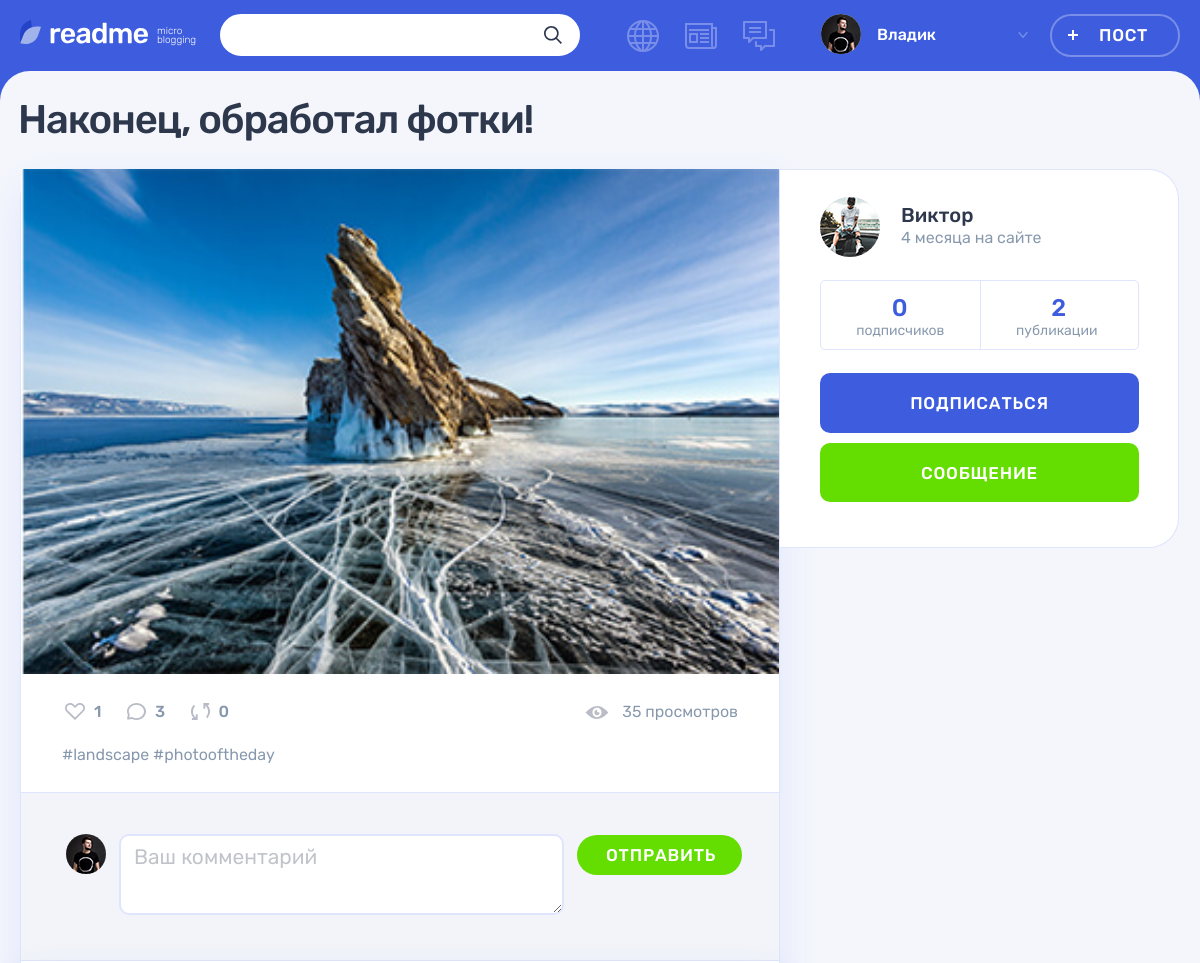
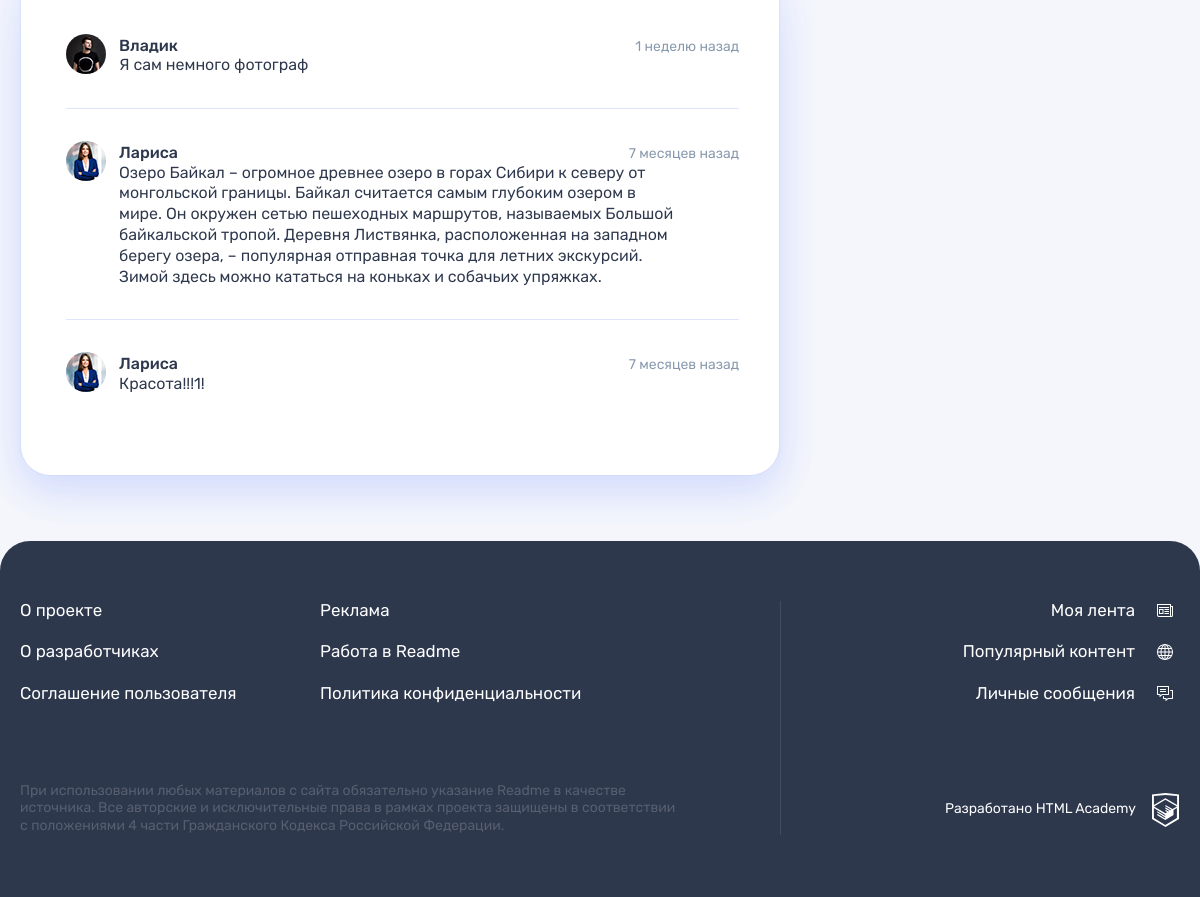
/post.php?post_id=3&show_all_comments (signed in), run on the app's committed database (2 pictures, top to bottom).
### tables this page shows
CREATE TABLE user
(
  id            INT AUTO_INCREMENT PRIMARY KEY,
  user_reg_dt   DATETIME DEFAULT CURRENT_TIMESTAMP,
  user_email    VARCHAR(128) NOT NULL UNIQUE,
  user_name     VARCHAR(64)  NOT NULL COMMENT 'имя пользователя',
  user_password CHAR(255)    NOT NULL,
  user_avatar   VARCHAR(255)
) COMMENT 'таблица зарегистрированных пользователей';

CREATE TABLE post
(
  id                INT AUTO_INCREMENT PRIMARY KEY,
  create_dt         DATETIME DEFAULT CURRENT_TIMESTAMP,
  post_header       VARCHAR(128) COMMENT 'заголовок поста',
  text_content      TEXT,
  quote_origin      VARCHAR(128) COMMENT 'автор/источник цитаты',
  photo_content     VARCHAR(255),
  video_content     VARCHAR(255) COMMENT 'ссылка на видео на YouTube',
  link_text_content VARCHAR(255) COMMENT 'ссылка на сторонний ресурс',
  view_count        INT      DEFAULT 0 COMMENT 'кол-во просмотров',
  user_id           INT,
  is_repost         TINYINT  DEFAULT 0 COMMENT 'является ли репостом',
  origin_post_id    INT COMMENT 'ссылка на оригинальный пост при репосте',
  content_type_id   TINYINT,
  FOREIGN KEY (user_id) REFERENCES user (id),
  FOREIGN KEY (content_type_id) REFERENCES content_type (id),
  INDEX (user_id) COMMENT 'индекс для поиска по пользователям',
  INDEX (content_type_id) COMMENT 'индекс для поиска по типу',
  INDEX (view_count) COMMENT 'индекс для поиска по просмотрам',
  INDEX (is_repost) COMMENT 'индекс для поиска по репостам'
) COMMENT 'таблица постов';

CREATE TABLE comment
(
  id                INT AUTO_INCREMENT PRIMARY KEY,
  comment_create_dt DATETIME DEFAULT CURRENT_TIMESTAMP,
  comment_content   TEXT,
  user_id           INT,
  post_id           INT,
  FOREIGN KEY (user_id) REFERENCES user (id),
  FOREIGN KEY (post_id) REFERENCES post (id),
  INDEX (user_id) COMMENT 'индекс для поиска по пользователям',
  INDEX (post_id) COMMENT 'индекс для поиска по постам'
) COMMENT 'таблица комментариев к постам';

### templates/post_template.php (the view, shortened to what the rows shown need)
<main class="page__main page__main--publication">
  <div class="container">
    <h1 class="page__title page__title--publication"><?= $post['post_header']; ?></h1>
    <section class="post-details">
      <div class="post-details__wrapper post-<?= $post['type_val']; ?>">
        <div class="post-details__main-block post post--details">
          <?= $post_type_template; ?>
          <div class="post__indicators">
            <div class="post__buttons">
              <a class="post__indicator post__indicator--likes button" href="like.php?post_id=<?= $post['id']; ?>" title="Лайк">
              </a>
              <a class="post__indicator post__indicator--comments button" href="?post_id=<?= $post['id'] . '&show_all_comments'; ?>" title="Комментарии">
              </a>
              <a class="post__indicator post__indicator--repost button" href="repost.php?post_id=<?= $post['id']; ?>" title="Репост">
                <svg class="post__indicator-icon" width="19" height="17">
                  <use xlink:href="#icon-repost"></use>
                </svg>
                <span><?= $count_arr['repost_count']; ?></span>
              </a>
            </div>
            <?php $vc = $post['view_count'];  ?>
            <span class="post__view"><?= $vc . ' просмотр' . get_noun_plural_form($vc, '', 'а', 'ов'); ?></span>
          </div>
          <div class="comments">
            <div class="comments__list-wrapper">
              <ul class="comments__list">
              <?php foreach ($comment_list as $comment): ?>
                <li class="comments__item user">
                  <div class="comments__avatar">
                    <a class="user__avatar-link" href="profile.php?user_id=<?= $comment['user_id']; ?>">
                      <?php if ($comment['user_avatar']): ?>
                      <img class="comments__picture" src="<?= UPLOAD_PATH . $comment['user_avatar']; ?>" alt="Аватар пользователя">
                      <?php else: ?>
                      <svg src="img/icon-input-user.svg" width="60" height="60"></svg>
                      <?php endif; ?>
                    </a>
                  </div>
                  <div class="comments__info">
                    <div class="comments__name-wrapper">
                      <a class="comments__user-name" href="profile.php?user_id=<?= $comment['user_id']; ?>">
                        <span>
                            <?= $comment['user_name']; ?>
                        </span>
                      </a>
                      <?php $cd = $comment['comment_create_dt'];  ?>
                      <time class="comments__time" datetime="<?= $cd; ?>"><?= format_date($cd); ?> назад</time>
                    </div>
                    <p class="comments__text">
                        <?= $comment['comment_content']; ?>
                    </p>
                  </div>
                </li>
              <?php endforeach; ?>
              </ul>
            </div>
          </div>
        </div>
        <div class="post-details__user user">
          <div class="post-details__user-info user__info">
            <div class="post-details__avatar user__avatar">
              <a class="post-details__avatar-link user__avatar-link" href="profile.php?user_id=<?= $post['user_id']; ?>">
                <?php if ($post['user_avatar']): ?>
                <img class="post-details__picture user__picture" src="<?= UPLOAD_PATH . $post['user_avatar']; ?>" alt="Аватар пользователя">
                <?php else: ?>
                <svg src="img/icon-input-user.svg" width="60" height="60"></svg>
                <?php endif; ?>
              </a>
            </div>
            <div class="post-details__name-wrapper user__name-wrapper">
              <a class="post-details__name user__name" href="profile.php?user_id=<?= $post['user_id']; ?>">
                <span><?= $post['user_name']; ?></span>
              </a>
              <time class="post-details__time user__time" datetime="<?= $post['reg_date']; ?>"><?= format_date($post['reg_date']); ?> на сайте</time>
            </div>
          </div>
          <div class="post-details__rating user__rating">
            <p class="post-details__rating-item user__rating-item user__rating-item--subscribers">
              <span class="post-details__rating-amount user__rating-amount"><?= $count_arr['follower_count']; ?></span>
              <span class="post-details__rating-text user__rating-text">подписчик<?= $count_arr['follower_count'] ? get_noun_plural_form($count_arr['follower_count'], '', 'а', 'ов') : 'ов'; ?></span>
            </p>
          </div>
        </div>
      </div>
    </section>
  </div>
</main>

### templates/post-photo_template.php
<div class="post-details__image-wrapper post-photo__image-wrapper">
    <img src="<?= UPLOAD_PATH . $post['photo_content']; ?>" alt="Фото от пользователя" width="760" height="507">
</div>

### templates/layout.php (shortened to what the rows shown need)
<?php $auth_user = $_SESSION['user'];  ?>
<!DOCTYPE html>
<html lang="ru">
<head>
    <link rel="stylesheet" href="css/main.css">
</head>
<body class="page">
<header class="header">
    <div class="header__wrapper container">
    <?php if (isset($auth_user)): ?>
        <form class="header__search-form form" action="search.php" method="get">
            <div class="header__search">
                <input class="header__search-input form__input" type="search" name="<?= SEARCH; ?>" value="<?= $search_query ?? ''; ?>">
                <button class="header__search-button button" type="submit">
                    <svg class="header__search-icon" width="18" height="18">
                        <use xlink:href="#icon-search"></use>
                    </svg>
                </button>
            </div>
        </form>
        <div class="header__nav-wrapper">
            <nav class="header__nav">
                <ul class="header__my-nav">
                    <li class="header__my-page header__my-page--popular">
                        <a class="header__page-link header__page-link<?= $active_page === 'popular' ? '--active' : '' ?>" title="Популярный контент" href="popular.php">
                        </a>
                    </li>
                    <li class="header__my-page header__my-page--feed">
                        <a class="header__page-link header__page-link<?= $active_page === 'feed' ? '--active' : '' ?>" href="feed.php" title="Моя лента">
                        </a>
                    </li>
                    <li class="header__my-page header__my-page--messages">
                        <a class="header__page-link" href="messages.html" title="Личные сообщения">
                        </a>
                    </li>
                </ul>
                <ul class="header__user-nav">
                    <li class="header__profile">
                        <a class="header__profile-link" href="profile.php?user_id=<?= $auth_user['id']?>">
                            <div class="header__avatar-wrapper">
                            <?php if ($auth_user['user_avatar']) : ?>
                                <img class="header__profile-avatar" src="<?= UPLOAD_PATH . $auth_user['user_avatar']; ?>" alt="Аватар профиля">
                            <?php endif; ?>
                            </div>
                            <div class="header__profile-name">
                                <span>
                                    <?= $auth_user['user_name']; ?>
                                </span>
                                <svg class="header__link-arrow" width="10" height="6">
                                    <use xlink:href="#icon-arrow-right-ad"></use>
                                </svg>
                            </div>
                        </a>
                    </li>
                    <li>
                        <a class="header__post-button button button--transparent" href="add.php">Пост</a>
                    </li>
                </ul>
            </nav>
    <?php endif; ?>
        </div>
    </div>
</header>
<?= $main_content; ?>
</body>
</html>

### data on the page
user: user_avatar (picture), user_name "Владик"
post: post_header "Наконец, обработал фотки!", photo_content (picture), is_repost "0", view_count "35", view_count "ов", user.user_avatar (picture), user.user_name "Виктор", user.user_reg_dt "4 месяца"
comment: user.user_avatar (picture), user.user_name "Владик", comment_create_dt "1 неделю", comment_content "Я сам немного фотограф"
comment: user.user_avatar (picture), user.user_name "Лариса", comment_create_dt "7 месяцев", comment_content "Озеро Байкал – огромное древнее озеро в горах Сибири к северу от монгольской границы. Байкал считается самым глубоким озером в мире. Он окружен сетью пешеходных маршрутов, называемых Большой байкальской тропой. Деревня Листвянка, расположенная на западном берегу озера, – популярная отправная точка для летних экскурсий. Зимой здесь можно кататься на коньках и собачьих упряжках."
comment: user.user_avatar (picture), user.user_name "Лариса", comment_create_dt "7 месяцев", comment_content "Красота!!!1!"

### other printed values
$count_arr['like_count'] "1"
$count_arr['comment_count'] "3"
$hashtag "landscape"
$hashtag "photooftheday"
$count_arr['post_count'] "2"
get_noun_plural_form($count_arr['post_count'], 'я', 'и', 'й') "и"
